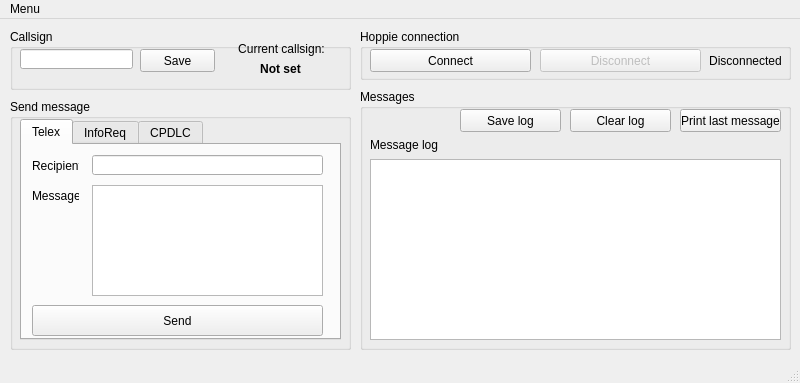
<?xml version="1.0" encoding="UTF-8"?>
<ui version="4.0">
 <class>MainWindow</class>
 <widget class="QMainWindow" name="MainWindow">
  <property name="enabled">
   <bool>true</bool>
  </property>
  <property name="geometry">
   <rect>
    <x>0</x>
    <y>0</y>
    <width>800</width>
    <height>383</height>
   </rect>
  </property>
  <property name="minimumSize">
   <size>
    <width>800</width>
    <height>383</height>
   </size>
  </property>
  <property name="maximumSize">
   <size>
    <width>800</width>
    <height>383</height>
   </size>
  </property>
  <property name="windowTitle">
   <string>ACARS</string>
  </property>
  <widget class="QWidget" name="MainWidget">
   <widget class="QGroupBox" name="callsignGroup">
    <property name="geometry">
     <rect>
      <x>10</x>
      <y>10</y>
      <width>341</width>
      <height>61</height>
     </rect>
    </property>
    <property name="title">
     <string>Callsign</string>
    </property>
    <widget class="QLineEdit" name="callsignLineEdit">
     <property name="geometry">
      <rect>
       <x>10</x>
       <y>20</y>
       <width>113</width>
       <height>20</height>
      </rect>
     </property>
     <property name="text">
      <string/>
     </property>
    </widget>
    <widget class="QPushButton" name="saveCallsignButton">
     <property name="geometry">
      <rect>
       <x>130</x>
       <y>20</y>
       <width>75</width>
       <height>23</height>
      </rect>
     </property>
     <property name="text">
      <string>Save</string>
     </property>
    </widget>
    <widget class="QLabel" name="ccLabel">
     <property name="geometry">
      <rect>
       <x>216</x>
       <y>10</y>
       <width>111</width>
       <height>20</height>
      </rect>
     </property>
     <property name="text">
      <string>Current callsign:</string>
     </property>
     <property name="alignment">
      <set>Qt::AlignCenter</set>
     </property>
    </widget>
    <widget class="QLabel" name="currentCallsignLabel">
     <property name="geometry">
      <rect>
       <x>210</x>
       <y>30</y>
       <width>121</width>
       <height>20</height>
      </rect>
     </property>
     <property name="font">
      <font>
       <weight>75</weight>
       <bold>true</bold>
      </font>
     </property>
     <property name="text">
      <string>Not set</string>
     </property>
     <property name="textFormat">
      <enum>Qt::AutoText</enum>
     </property>
     <property name="alignment">
      <set>Qt::AlignCenter</set>
     </property>
    </widget>
   </widget>
   <widget class="QGroupBox" name="sendMessageGroup">
    <property name="geometry">
     <rect>
      <x>10</x>
      <y>80</y>
      <width>341</width>
      <height>251</height>
     </rect>
    </property>
    <property name="title">
     <string>Send message</string>
    </property>
    <widget class="QTabWidget" name="sendTab">
     <property name="geometry">
      <rect>
       <x>10</x>
       <y>20</y>
       <width>321</width>
       <height>221</height>
      </rect>
     </property>
     <property name="currentIndex">
      <number>0</number>
     </property>
     <widget class="QWidget" name="telexTab">
      <attribute name="title">
       <string>Telex</string>
      </attribute>
      <widget class="QLabel" name="telexRLabel">
       <property name="geometry">
        <rect>
         <x>10</x>
         <y>10</y>
         <width>47</width>
         <height>21</height>
        </rect>
       </property>
       <property name="text">
        <string>Recipient</string>
       </property>
      </widget>
      <widget class="QLabel" name="telexMLabel">
       <property name="geometry">
        <rect>
         <x>10</x>
         <y>40</y>
         <width>47</width>
         <height>21</height>
        </rect>
       </property>
       <property name="text">
        <string>Message</string>
       </property>
      </widget>
      <widget class="QLineEdit" name="telexRecipientLine">
       <property name="geometry">
        <rect>
         <x>70</x>
         <y>10</y>
         <width>231</width>
         <height>20</height>
        </rect>
       </property>
      </widget>
      <widget class="QPlainTextEdit" name="telexMessageBox">
       <property name="geometry">
        <rect>
         <x>70</x>
         <y>40</y>
         <width>231</width>
         <height>111</height>
        </rect>
       </property>
       <property name="font">
        <font>
         <family>Courier New</family>
        </font>
       </property>
      </widget>
      <widget class="QPushButton" name="telexSendButton">
       <property name="geometry">
        <rect>
         <x>10</x>
         <y>160</y>
         <width>291</width>
         <height>31</height>
        </rect>
       </property>
       <property name="text">
        <string>Send</string>
       </property>
      </widget>
     </widget>
     <widget class="QWidget" name="infoReqTab">
      <attribute name="title">
       <string>InfoReq</string>
      </attribute>
      <widget class="QComboBox" name="infoTypeCombo">
       <property name="geometry">
        <rect>
         <x>70</x>
         <y>10</y>
         <width>191</width>
         <height>22</height>
        </rect>
       </property>
       <item>
        <property name="text">
         <string>METAR</string>
        </property>
       </item>
       <item>
        <property name="text">
         <string>TAF</string>
        </property>
       </item>
       <item>
        <property name="text">
         <string>Short TAF</string>
        </property>
       </item>
       <item>
        <property name="text">
         <string>VATSIM ATIS</string>
        </property>
       </item>
      </widget>
      <widget class="QLabel" name="intoTLabel">
       <property name="geometry">
        <rect>
         <x>10</x>
         <y>10</y>
         <width>47</width>
         <height>21</height>
        </rect>
       </property>
       <property name="text">
        <string>Type</string>
       </property>
      </widget>
      <widget class="QPushButton" name="infoTypeHelpButton">
       <property name="geometry">
        <rect>
         <x>270</x>
         <y>10</y>
         <width>31</width>
         <height>23</height>
        </rect>
       </property>
       <property name="text">
        <string>?</string>
       </property>
       <property name="checkable">
        <bool>false</bool>
       </property>
       <property name="autoDefault">
        <bool>false</bool>
       </property>
       <property name="default">
        <bool>false</bool>
       </property>
       <property name="flat">
        <bool>false</bool>
       </property>
      </widget>
      <widget class="QLabel" name="intoALabel">
       <property name="geometry">
        <rect>
         <x>10</x>
         <y>40</y>
         <width>51</width>
         <height>16</height>
        </rect>
       </property>
       <property name="text">
        <string>Airport</string>
       </property>
      </widget>
      <widget class="QLineEdit" name="infoAirportBox">
       <property name="geometry">
        <rect>
         <x>70</x>
         <y>40</y>
         <width>113</width>
         <height>20</height>
        </rect>
       </property>
       <property name="maxLength">
        <number>4</number>
       </property>
       <property name="frame">
        <bool>true</bool>
       </property>
       <property name="clearButtonEnabled">
        <bool>false</bool>
       </property>
      </widget>
      <widget class="QPushButton" name="infoSendButton">
       <property name="geometry">
        <rect>
         <x>10</x>
         <y>160</y>
         <width>291</width>
         <height>31</height>
        </rect>
       </property>
       <property name="text">
        <string>Send</string>
       </property>
      </widget>
     </widget>
     <widget class="QWidget" name="CPDLCTab">
      <attribute name="title">
       <string>CPDLC</string>
      </attribute>
      <widget class="QPushButton" name="cpdlcReplyHelpButton">
       <property name="geometry">
        <rect>
         <x>270</x>
         <y>40</y>
         <width>31</width>
         <height>23</height>
        </rect>
       </property>
       <property name="text">
        <string>?</string>
       </property>
       <property name="checkable">
        <bool>false</bool>
       </property>
       <property name="autoDefault">
        <bool>false</bool>
       </property>
       <property name="default">
        <bool>false</bool>
       </property>
       <property name="flat">
        <bool>false</bool>
       </property>
      </widget>
      <widget class="QComboBox" name="cpdlcReplyCombo">
       <property name="geometry">
        <rect>
         <x>70</x>
         <y>40</y>
         <width>191</width>
         <height>22</height>
        </rect>
       </property>
       <item>
        <property name="text">
         <string>None required</string>
        </property>
       </item>
       <item>
        <property name="text">
         <string>Yes</string>
        </property>
       </item>
       <item>
        <property name="text">
         <string>No</string>
        </property>
       </item>
       <item>
        <property name="text">
         <string>Wilco/Unable</string>
        </property>
       </item>
       <item>
        <property name="text">
         <string>Affirm/Negative</string>
        </property>
       </item>
       <item>
        <property name="text">
         <string>Roger</string>
        </property>
       </item>
      </widget>
      <widget class="QLabel" name="cpdlcRepLabel">
       <property name="geometry">
        <rect>
         <x>10</x>
         <y>30</y>
         <width>47</width>
         <height>41</height>
        </rect>
       </property>
       <property name="text">
        <string>Reply required</string>
       </property>
       <property name="alignment">
        <set>Qt::AlignCenter</set>
       </property>
       <property name="wordWrap">
        <bool>true</bool>
       </property>
      </widget>
      <widget class="QLabel" name="cpdlcRecLabel">
       <property name="geometry">
        <rect>
         <x>10</x>
         <y>10</y>
         <width>47</width>
         <height>21</height>
        </rect>
       </property>
       <property name="text">
        <string>Recipient</string>
       </property>
      </widget>
      <widget class="QLineEdit" name="cpdlcRecipientBox">
       <property name="geometry">
        <rect>
         <x>70</x>
         <y>10</y>
         <width>231</width>
         <height>20</height>
        </rect>
       </property>
      </widget>
      <widget class="QPushButton" name="cpdlcSendButton">
       <property name="geometry">
        <rect>
         <x>10</x>
         <y>160</y>
         <width>291</width>
         <height>31</height>
        </rect>
       </property>
       <property name="text">
        <string>Send</string>
       </property>
      </widget>
      <widget class="QPlainTextEdit" name="cpdlcMessageBox">
       <property name="geometry">
        <rect>
         <x>70</x>
         <y>70</y>
         <width>231</width>
         <height>51</height>
        </rect>
       </property>
       <property name="font">
        <font>
         <family>Courier New</family>
        </font>
       </property>
      </widget>
      <widget class="QLabel" name="cpdlcMLabel">
       <property name="geometry">
        <rect>
         <x>10</x>
         <y>70</y>
         <width>47</width>
         <height>21</height>
        </rect>
       </property>
       <property name="text">
        <string>Message</string>
       </property>
      </widget>
      <widget class="QLabel" name="cpdlcResponseLabel">
       <property name="geometry">
        <rect>
         <x>10</x>
         <y>130</y>
         <width>51</width>
         <height>21</height>
        </rect>
       </property>
       <property name="text">
        <string>Response?</string>
       </property>
      </widget>
      <widget class="QCheckBox" name="cpdlcResponseCheck">
       <property name="geometry">
        <rect>
         <x>70</x>
         <y>120</y>
         <width>20</width>
         <height>41</height>
        </rect>
       </property>
       <property name="layoutDirection">
        <enum>Qt::LeftToRight</enum>
       </property>
       <property name="text">
        <string/>
       </property>
      </widget>
     </widget>
    </widget>
   </widget>
   <widget class="QGroupBox" name="messagesGroup">
    <property name="geometry">
     <rect>
      <x>360</x>
      <y>70</y>
      <width>431</width>
      <height>261</height>
     </rect>
    </property>
    <property name="title">
     <string>Messages</string>
    </property>
    <widget class="QLabel" name="messagesLabel">
     <property name="geometry">
      <rect>
       <x>10</x>
       <y>40</y>
       <width>401</width>
       <height>31</height>
      </rect>
     </property>
     <property name="text">
      <string>Message log</string>
     </property>
    </widget>
    <widget class="QPushButton" name="printLastMessageButton">
     <property name="geometry">
      <rect>
       <x>320</x>
       <y>20</y>
       <width>101</width>
       <height>23</height>
      </rect>
     </property>
     <property name="text">
      <string>Print last message</string>
     </property>
    </widget>
    <widget class="QPushButton" name="clearMessageLogButton">
     <property name="geometry">
      <rect>
       <x>210</x>
       <y>20</y>
       <width>101</width>
       <height>23</height>
      </rect>
     </property>
     <property name="text">
      <string>Clear log</string>
     </property>
    </widget>
    <widget class="QPushButton" name="saveMessageLogButton">
     <property name="geometry">
      <rect>
       <x>100</x>
       <y>20</y>
       <width>101</width>
       <height>23</height>
      </rect>
     </property>
     <property name="text">
      <string>Save log</string>
     </property>
    </widget>
    <widget class="QPlainTextEdit" name="messageLogDisplay">
     <property name="enabled">
      <bool>true</bool>
     </property>
     <property name="geometry">
      <rect>
       <x>10</x>
       <y>70</y>
       <width>411</width>
       <height>181</height>
      </rect>
     </property>
     <property name="font">
      <font>
       <family>Courier New</family>
      </font>
     </property>
     <property name="acceptDrops">
      <bool>false</bool>
     </property>
     <property name="readOnly">
      <bool>true</bool>
     </property>
     <property name="plainText">
      <string/>
     </property>
    </widget>
   </widget>
   <widget class="QGroupBox" name="connectionGroup">
    <property name="geometry">
     <rect>
      <x>360</x>
      <y>10</y>
      <width>431</width>
      <height>51</height>
     </rect>
    </property>
    <property name="title">
     <string>Hoppie connection</string>
    </property>
    <widget class="QPushButton" name="disconnectButton">
     <property name="enabled">
      <bool>false</bool>
     </property>
     <property name="geometry">
      <rect>
       <x>180</x>
       <y>20</y>
       <width>161</width>
       <height>23</height>
      </rect>
     </property>
     <property name="text">
      <string>Disconnect</string>
     </property>
    </widget>
    <widget class="QPushButton" name="connectButton">
     <property name="geometry">
      <rect>
       <x>10</x>
       <y>20</y>
       <width>161</width>
       <height>23</height>
      </rect>
     </property>
     <property name="text">
      <string>Connect</string>
     </property>
    </widget>
    <widget class="QLabel" name="connectionStatusLabel">
     <property name="geometry">
      <rect>
       <x>340</x>
       <y>21</y>
       <width>91</width>
       <height>21</height>
      </rect>
     </property>
     <property name="text">
      <string>Disconnected</string>
     </property>
     <property name="alignment">
      <set>Qt::AlignCenter</set>
     </property>
    </widget>
   </widget>
  </widget>
  <widget class="QMenuBar" name="menubar">
   <property name="geometry">
    <rect>
     <x>0</x>
     <y>0</y>
     <width>800</width>
     <height>21</height>
    </rect>
   </property>
   <widget class="QMenu" name="menuDropdown">
    <property name="title">
     <string>Menu</string>
    </property>
    <addaction name="settingsMenuAction"/>
    <addaction name="separator"/>
    <addaction name="aboutMenuAction"/>
    <addaction name="exitMenuAction"/>
   </widget>
   <addaction name="menuDropdown"/>
  </widget>
  <widget class="QStatusBar" name="statusbar"/>
  <action name="settingsMenuAction">
   <property name="text">
    <string>Settings</string>
   </property>
  </action>
  <action name="exitMenuAction">
   <property name="text">
    <string>Exit</string>
   </property>
  </action>
  <action name="aboutMenuAction">
   <property name="text">
    <string>About</string>
   </property>
  </action>
 </widget>
 <resources/>
 <connections/>
</ui>
